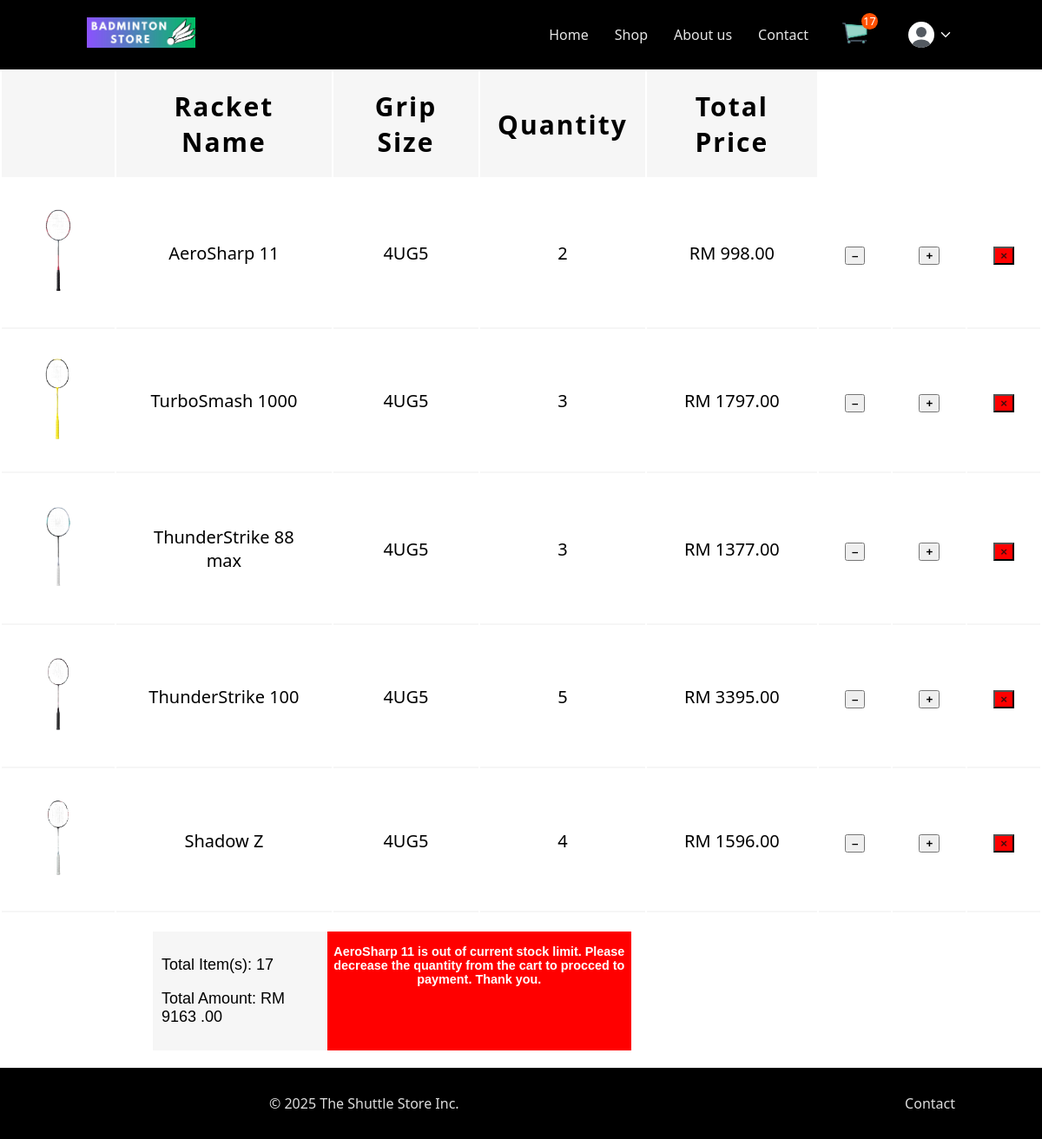
The app's page /pages/product/cartPage.php (signed in) with its own data.
### tables this page shows
CREATE TABLE `cartitem` (
  `userID` int(11) NOT NULL,
  `productID` varchar(5) NOT NULL,
  `sizeID` varchar(4) NOT NULL,
  `quantity` int(11) NOT NULL
);

CREATE TABLE `product_images` (
  `id` int(11) NOT NULL,
  `productID` varchar(50) DEFAULT NULL,
  `image_path` text NOT NULL,
  `image_type` enum('product','player') NOT NULL,
  `created_at` timestamp NOT NULL DEFAULT current_timestamp()
);

CREATE TABLE `product` (
  `productID` varchar(5) NOT NULL,
  `productName` varchar(100) NOT NULL,
  `price` float(6,2) NOT NULL,
  `seriesID` varchar(3) DEFAULT NULL,
  `introduction` varchar(1000) NOT NULL,
  `playerInfo` varchar(1000) NOT NULL
);

### pages/product/cartPage.php (the view, shortened to what this page needs)
<?php
require '../../_base.php';
include '../../_head.php';
?>
<body>
    <?php
    $userID = $_user->userID;
    $statement = $_db->prepare('SELECT * FROM cartitem JOIN product USING (productID) WHERE userID = ?');
    $statement->execute([$userID]);
    $cartItemArray = $statement->fetchAll();
    $stm = $_db->prepare('SELECT SUM(quantity) AS total FROM cartitem WHERE userID = ?');
    $stm->execute([$userID]);
    $total = $stm->fetch();
    $totalItem = $total->total;
    $stmm = $_db->prepare('SELECT SUM(product.price * cartitem.quantity) AS amount
                                               FROM cartitem
                                               JOIN product ON cartitem.productID = product.productID
                                               WHERE cartitem.userID = ?');
    $stmm->execute([$userID]);
    $price = $stmm->fetch();
    $totalAmount = $price->amount;
    ?>
    <div class="cart-container">
        <?php if ($cartItemArray): ?>
            <div class="tableHead">
                <table>
                    <tr>
                        <th></th>
                        <th>Racket Name</th>
                        <th>Grip Size</th>
                        <th>Quantity</th>
                        <th>Total Price</th>
                    </tr>
                    <?php foreach ($cartItemArray as $cartObject): ?>
                        <?php $cstm = $_db->prepare('SELECT image_path
                                               FROM product_images
                                               WHERE productID = ?
                                               AND image_type = "product"');
                        $cstm->execute([$cartObject->productID]);
                        $picture = $cstm->fetch(); ?>
                        <?php $price = $cartObject->price * $cartObject->quantity ?>
                        <tr>
                            <td> <img class = "cartImage" src="../../../File/<?php echo  $picture->image_path; ?>" ></td>
                            <td> <?php echo $cartObject->productName ?> </td>
                            <td> <?php echo $cartObject->sizeID ?> </td>
                            <td> <?php echo $cartObject->quantity ?> </td>
                            <td>RM <?php echo $price ?>.00</td>
                            <td>
                                <form method="POST">
                                    <?php if ($cartObject->quantity === 1): ?>
                                        <button class="minus-btn" type="submit" data-confirm="This will remove <?= $cartObject->productName ?> (<?= $cartObject->sizeID ?>) from your cart. Proceed?"><strong>-</strong></button>
                                    <?php else: ?>
                                        <button class="minus-btn" type="submit"><strong>&ndash;</strong></button>
                                    <?php endif ?>
                                </form>
                            </td>
                            <td>
                                <form method="POST">
                                    <button class="add-btn" type="submit"><strong>+</strong></button>
                                </form>
                            </td>
                            <td>
                                <form method="POST">
                                    <button class="delete-btn"
                                        data-confirm="Remove <?= $cartObject->productName ?> (<?= $cartObject->sizeID ?>) from your cart?">
                                        <strong>&times;</strong>
                                    </button>
                                </form>
                            </td>
                        </tr>
                    <?php endforeach ?>
                </table>
            </div>
    </div>
    <?php
            $overproduct = null;
            foreach ($cartItemArray as $cart) {
                $product = $cart->productID;
                $size = $cart->sizeID;
                $stockStatement = $_db->prepare('SELECT stock FROM productstock WHERE productID = ? AND sizeID = ?');
                $stockStatement->execute([$product, $size]);
                $current = $stockStatement->fetch();
                $currentStock = $current->stock;
                if ($cart->quantity > $currentStock) {
                    $overproduct = $cart->productName;
                }
            }
    ?>
    <div class="bottom-container">
        <div class="sum">
            <p>Total Item(s): <?php echo $totalItem ?></p>
            <p>Total Amount: RM <?php echo $totalAmount ?> .00</p>
        </div>
        <?php if (!$overproduct): ?>
            <a onclick="onclick()" class="paymentBtn">
                <button onclick="location='/pages/checkout/checkout.php?' ">Proceed to Payment </button>
            </a>
        <?php else: ?>
            <div class="errorButton">
                <p><?php echo $overproduct ?> is out of current stock limit. Please decrease the quantity from the cart to procced to payment. Thank you.</p>
            </div>
        <?php endif ?>
    <?php else: ?>
        <p>Your cart is empty.</p>
    <?php endif ?>
    </div>
</body>
<?php
include '../../_foot.php';

### css/app.css (style rules this page uses)
* { box-sizing: border-box; }
:root { --header-height: 80px; --body-left-right-padding: 100px; --brand-darkblue: hsl(206 100% 25%); --brand-lightblue: hsl(206, 100%, 89%); --primary-background: #eee; --semitransparent-gray: #0002; --color-success-background: rgb(195, 226, 195); --color-success-text: rgb(17, 74, 17); --color-success-border: rgb(0, 51, 0); --color-error-background: rgb(238, 205, 205); --color-error-text: rgb(171, 0, 0); --color-error-border: rgb(71, 0, 0); --color-warning-background: rgb(237, 238, 205); --color-warning-text: rgb(96, 48, 0); --color-warning-border: rgb(235, 192, 149); --green: rgb(27, 140, 27); --red: rgb(211, 1, 1); }
body { margin: 0; min-height: 100vh; display: flex; flex-direction: column; font-family: system-ui; background-color: var(--primary-background); }
.delete-btn { background-color: red; color: rgb(70, 13, 13); }

### pages/product/product.css (style rules this page uses)
:root { --sidebar-width: 250px; }
body { background-color: #ffffff; }
p { color: black; font-family: Arial, Helvetica, sans-serif; font-size: 90%; }

### pages/product/cartTable.css (style rules this page uses)
.cart-container { display: flex; justify-content: center; }
table { left:20%; }
.tableHead th { background-color: rgb(246, 246, 246); font-size: 30px; letter-spacing: 2px; padding-left: 30px; padding-right: 30px; padding: 20px; }
.tableHead td { font-size: 20px; text-align: center; border-bottom: 2px solid rgb(246, 246, 246); padding: 30px; left: 10%; }
.cartImage { width: 70px; height: auto; }
.sum { font-size: 20px; background-color: rgb(246, 246, 246); padding-left: 20px; padding-right: 20px; width: 20%; padding: 10px; font-size: 20px; }
.errorButton { background-color: red; border: none; width: 350px; bottom: 10%; right: 5%; text-align: center; }
.errorButton p { color: white; font-weight: bold; }
.bottom-container { display: flex; flex-direction: row; padding: 20px; margin-left: 13%; }

### records on screen
cartitem: product_images.image_path (picture), product.productName "AeroSharp 11", sizeID "4UG5", quantity "2", quantity.price "998"
cartitem: product_images.image_path (picture), product.productName "TurboSmash 1000", sizeID "4UG5", quantity "3", quantity.price "1797"
cartitem: product_images.image_path (picture), product.productName "ThunderStrike 88 max", sizeID "4UG5", quantity "3", quantity.price "1377"
cartitem: product_images.image_path (picture), product.productName "ThunderStrike 100", sizeID "4UG5", quantity "5", quantity.price "3395"
cartitem: product_images.image_path (picture), product.productName "Shadow Z", sizeID "4UG5", quantity "4", quantity.price "1596"
product: productName "AeroSharp 11"

### other values on screen
$totalItem "17"
$totalAmount "9163"
